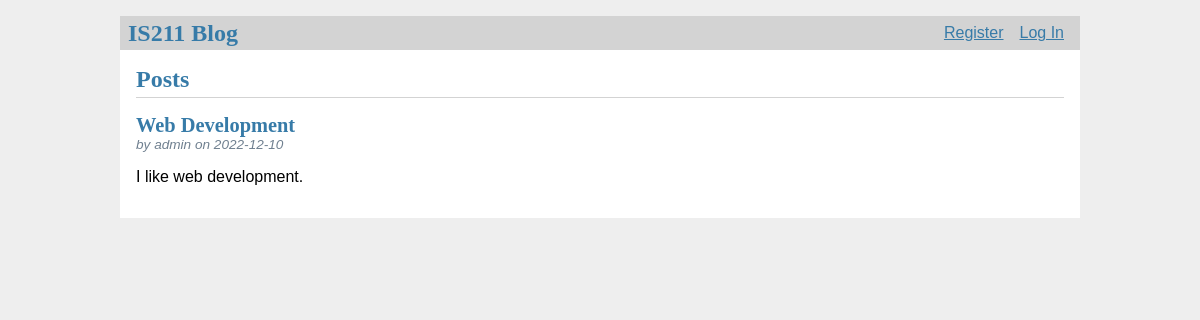
/, run on an earlier commit of the app's database.
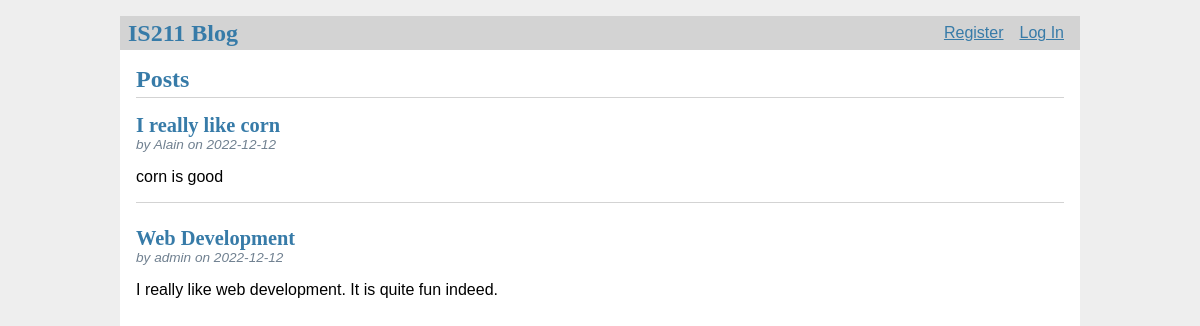
And on a later commit of the database.
### tables this page shows
CREATE TABLE post (
  id INTEGER PRIMARY KEY AUTOINCREMENT,
  author_id INTEGER NOT NULL,
  created TIMESTAMP NOT NULL DEFAULT CURRENT_TIMESTAMP,
  title TEXT NOT NULL,
  body TEXT NOT NULL,
  FOREIGN KEY (author_id) REFERENCES user (id)
);

CREATE TABLE user (
  id INTEGER PRIMARY KEY AUTOINCREMENT,
  username TEXT UNIQUE NOT NULL,
  password TEXT NOT NULL
);

### IS211_FinalProject.py (the view)
@app.route('/')
def dashboard():
    db = get_db()
    posts = db.execute(
        "SELECT p.id, title, body, created, author_id, username"
        " FROM post p JOIN user u ON p.author_id = u.id"
        " ORDER BY created DESC"
    ).fetchall()
    return render_template('dashboard.html', posts=posts)

### IS211_FinalProject.py (called while the page is built)
def get_db():
    db = lite.connect(
        app.config['DATABASE'],
        detect_types=lite.PARSE_DECLTYPES
        )
    db.row_factory = lite.Row
    return db

@app.before_request
def load_logged_in_user():
    user_id = session.get('user_id')
    if user_id is None:
        g.user = None
    else:
        g.user = get_db().execute(
            'SELECT * FROM user WHERE id = ?', (user_id,)
        ).fetchone()

### templates/dashboard.html (shortened to what this page needs)
{% extends 'base.html' %}
{% block header %}
  <h1>{% block title %}Posts{% endblock %}</h1>
{% endblock %}
{% block content %}
  {% for post in posts %}
    <article class="post">
      <header>
        <div>
          <h1>{{ post['title'] }}</h1>
          <div class="about">by {{ post['username'] }} on {{ post['created'].strftime('%Y-%m-%d') }}</div>
        </div>
      </header>
      <p class="body">{{ post['body'] }}</p>
    </article>
    {% if not loop.last %}
      <hr>
    {% endif %}
  {% endfor %}
{% endblock %}

### templates/base.html (shortened to what this page needs)
<!doctype html>
<link rel="stylesheet" href="{{ url_for('static', filename='style.css') }}">
<nav>
  <h1>IS211 Blog</h1>
  <ul>
    {% if g.user %}
      <li><span>{{ g.user['username'] }}</span>
      <li><a href="{{ '/logout' }}">Log Out</a>
    {% else %}
      <li><a href="{{ '/register' }}">Register</a>
      <li><a href="{{ '/login' }}">Log In</a>
    {% endif %}
  </ul>
</nav>
<section class="content">
  <header>
    {% block header %}{% endblock %}
  </header>
  {% block content %}{% endblock %}
</section>

### static/style.css (style rules this page uses)
h1 { font-family: serif; color: #377ba8; margin: 1rem 0; }
a { color: #377ba8; }
hr { border: none; border-top: 1px solid lightgray; }
nav { background: lightgray; display: flex; align-items: center; padding: 0 0.5rem; }
nav h1 { flex: auto; margin: 0; }
nav ul { display: flex; list-style: none; margin: 0; padding: 0; }
nav ul li a, nav ul li span, header .action { display: block; padding: 0.5rem; }
.content { padding: 0 1rem 1rem; }
.content > header { border-bottom: 1px solid lightgray; display: flex; align-items: flex-end; }
.content > header h1 { flex: auto; margin: 1rem 0 0.25rem 0; }
.post > header { display: flex; align-items: flex-end; font-size: 0.85em; }
.post > header > div:first-of-type { flex: auto; }
.post > header h1 { font-size: 1.5em; margin-bottom: 0; }
.post .about { color: slategray; font-style: italic; }
.post .body { white-space: pre-line; }
.content:last-child { margin-bottom: 0; }

What changed in the data, as far as the page shows it:
added post: title "I really like corn", username "Alain", created "2022-12-12", body "corn is good"
changed post "Web Development": created "2022-12-10" → "2022-12-12"; body "I like web development." → "I really like web development. It is quite fun indeed."
